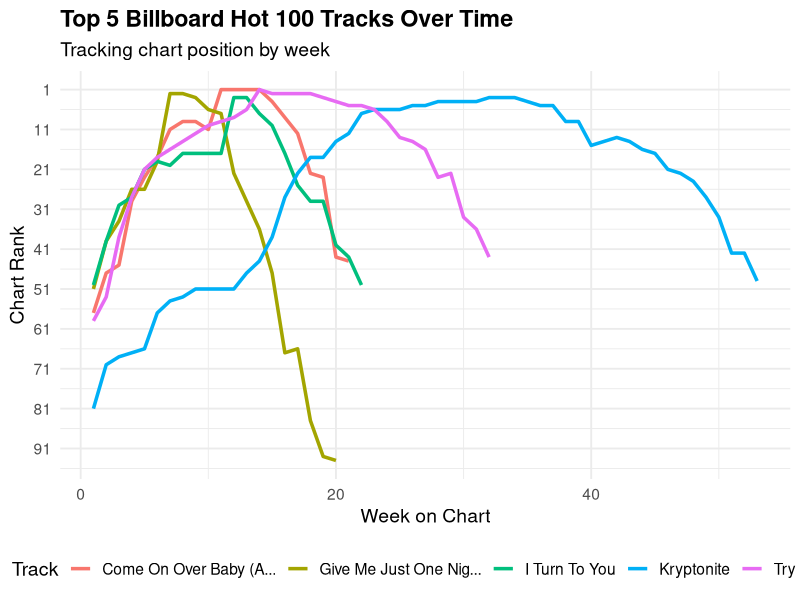

Generate this figure with R:
## ---- chunk 1
#| message: false
#| warning: false
library(tidyverse)
library(tidyr)
## ---- chunk 2
#| message: false
#| warning: false
# Get the billboard data
data("billboard", package = "tidyr")

# Reshape the data from wide to long format
billboard_long <- billboard %>%
  pivot_longer(cols = starts_with("wk"),
               names_to = "week",
               names_prefix = "wk",
               values_to = "rank",
               values_drop_na = TRUE) %>%
  mutate(week = as.integer(week))

# Filter the top 5 songs for clearer visualization
top_songs <- billboard_long %>%
  group_by(track) %>%
  filter(min(rank) <= 10) %>%
  ungroup() %>%
  distinct(track) %>%
  slice_head(n = 5)

filtered_data <- billboard_long %>%
  filter(track %in% top_songs$track)

# Create the plot
ggplot(filtered_data, aes(x = week, y = rank, color = track)) +
  geom_line(size = 1.2) +
  scale_y_reverse(breaks = seq(1, 100, by = 10)) +  # Rank 1 at the top
  labs(title = "Top 5 Billboard Hot 100 Tracks Over Time",
       subtitle = "Tracking chart position by week",
       x = "Week on Chart",
       y = "Chart Rank",
       color = "Track") +
  theme_minimal(base_size = 14) +
  theme(legend.position = "bottom",
        plot.title = element_text(face = "bold"))
